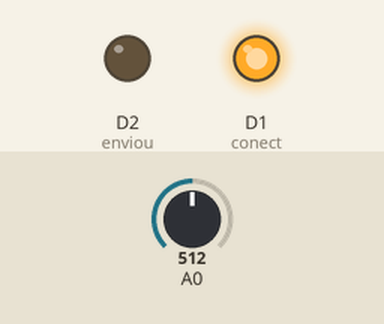
A sketch run on a simulated ESP8266 (NodeMCU). Parts: output pins drawn as LEDs (lit = HIGH). The test bench sets the inputs (shaded band); at power-on: A0 = 512. WiFi joins after 1.5 s; servers stay silent unless stated; network time is answered at once with the bench clock; uploads are accepted with an empty reply; random numbers use the default seed unless the sketch sets one; what the sketch prints to the serial monitor is not drawn.

Above: at 3.1 s.
At 7.3 s:
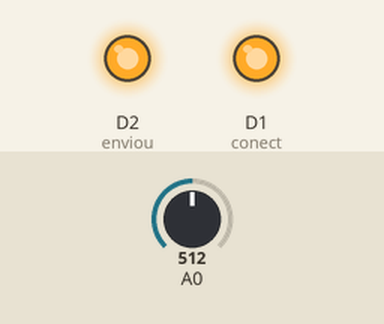
Timing chart, 0 to 18.8 s (numbered marks = the images above):
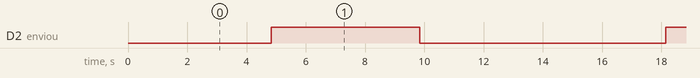

The sketch:

sensorTemperatura.ino
```cpp
//SENSOR DE TEMPERATURA

#include <ESP8266HTTPClient.h>
#include <ESP8266WiFi.h>
#include <WiFiUDP.h>//Biblioteca do UDP.
#include <ArduinoJson.h>
#include <NTPClient.h>//Biblioteca do NTP.

WiFiUDP udp;//Cria um objeto "UDP".
NTPClient ntp(udp, "a.st1.ntp.br", -3 * 3600, 60000);//Cria um objeto "NTP" com as configurações.
const int conect = D1;
const int enviou = D2;
void setup() {

  Serial.begin(115200);//CONECÇÃO da Serial
  pinMode(conect, OUTPUT);
  pinMode(enviou, OUTPUT);
  WiFi.begin("UCHOA_QUEIROS", "22041975");    //Conecção do WiFi
  Serial.print("Esperando por conecçao");
  while (WiFi.status() != WL_CONNECTED) {  //espera o wifi conectar
    delay(500);
    Serial.print(".");
  }
     Serial.print("Conectado");
     digitalWrite(conect, HIGH);

   ntp.begin();//Inicia o NTP.
   ntp.forceUpdate();//Força o Update.
}

void loop() {

  if (WiFi.status() == WL_CONNECTED) { //Check WiFi connection status

    StaticJsonBuffer<300> JSONbuffer;   //Declara um buffer Json estatico
    StaticJsonBuffer<300> JSONbuffer2;   //Declara um buffer Json estatico
    JsonObject& JSONencoder = JSONbuffer.createObject();
    JsonObject& JSONencoder2 = JSONbuffer2.createObject();

    float adc = analogRead(A0);// Lê a tensão do pino 17 que é o ADC do ESP8266, versão ESP-07.
    int i = 0;
    while (i <= 30) {// Lê 30 vezes a temperatura, para obter uma média da temperatura lida.
      adc += analogRead(A0);// Vai somando as temperaturas lidas!
      Serial.print(".");
      delay(100);// delay entre cada leitura.
      i++;
     }
     adc = adc/30;
    float c = (adc * 330.0f) / 1023.0f;// Transforma os valores lidos do pino em Celsius.
    c = round(c);
    JSONencoder2["value"] = random(10, 29);
    JSONencoder2["type"] = "Float";
    JSONencoder["temperature"] = JSONencoder2;
    char JSONmessageBuffer[300];
    JSONencoder.prettyPrintTo(JSONmessageBuffer, sizeof(JSONmessageBuffer));
    Serial.println(JSONmessageBuffer);

    ///////////////////ENVIA OS DADOS PARA O SERVIDOR VIA POST/////////////////////////////

    HTTPClient http;    //Declare object of class HTTPClient

    http.begin("http://192.168.2.144:1026/v2/entities/Casa1/attrs");      //Especifica o destino da requisição
    http.addHeader("Content-Type", "application/json");  //Especifica o content-type header

    int httpCode = http.POST(JSONmessageBuffer);//Envia a requisição
    String payload = http.getString();//Recupera a resposta payload

    Serial.println("codigo de retorno HTTP" + httpCode);//Imprime o codigo de retorno HTTP
    Serial.println("resposta da requisição payload" + payload);//Imprime a resposta da requisição payload
    digitalWrite(enviou, HIGH);
    http.end();//Fecha conecção

  } else {

    Serial.println("Erro na conecção WIFI");

  }
  delay(5000);  //Send a request every 5 seconds
  digitalWrite(enviou, LOW);
  delay(5000);  //Send a request every 5 seconds

}
```

Measured:
- by itself, D2 (enviou): alternates HIGH for 5.0 s and LOW for 8.3 s
